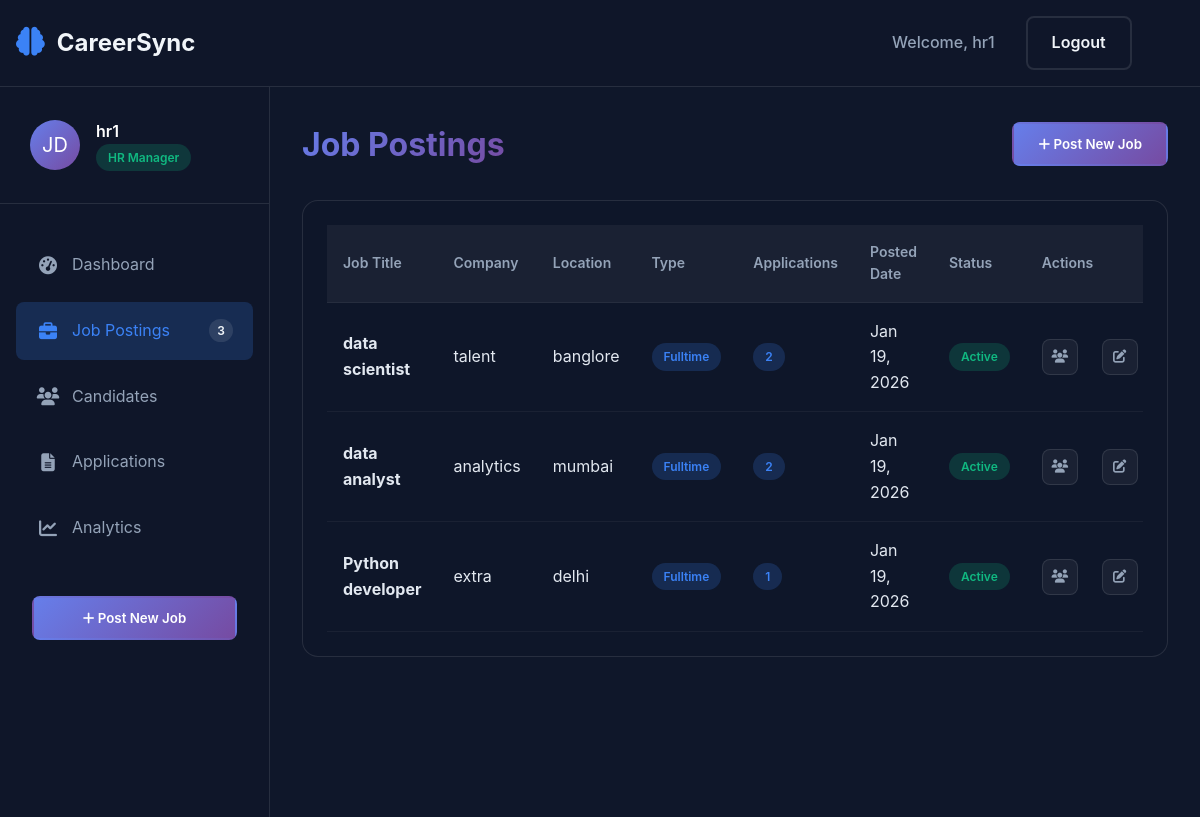
Screenshot of /dashboard/hr/job-postings (signed in) with the database file from the repository.
### models.py (models this page shows, shortened)
class JobPosting(db.Model):
    __tablename__ = 'job_posting'
    id = db.Column(db.Integer, primary_key=True)
    title = db.Column(db.String(200), nullable=False)
    company = db.Column(db.String(200), nullable=False)
    location = db.Column(db.String(100))
    salary_range = db.Column(db.String(100))
    description = db.Column(db.Text, nullable=False)
    requirements = db.Column(db.Text, nullable=False)
    job_type = db.Column(db.String(50), nullable=False)
    status = db.Column(db.String(20), default='active')
    hr_id = db.Column(db.Integer, db.ForeignKey('user.id'), nullable=False)
    created_at = db.Column(db.DateTime, default=datetime.utcnow)
    updated_at = db.Column(db.DateTime, default=datetime.utcnow, onupdate=datetime.utcnow)
    applications = db.relationship('Application', backref='job', lazy=True, cascade='all, delete-orphan')

### web.py (the view)
@app.route('/dashboard/hr/job-postings')
def job_postings():
    if 'user_id' not in session or session['user_type'] != 'hr':
        return redirect(url_for('login'))
    user_id = session['user_id']
    jobs = JobPosting.query.filter_by(hr_id=user_id)\
        .order_by(JobPosting.created_at.desc())\
        .all()
    return render_template('job_postings.html',
                         jobs=jobs,
                         job_count=len(jobs))

### templates/job_postings.html (shortened to what this page needs)
{% extends 'dashboard-base.html' %}
{% block content %}
        <div class="dashboard-header">
        <h1>Job Postings</h1>
        <div class="header-actions">
            <button class="btn btn-primary post-job-btn">
                <i class="fas fa-plus"></i> Post New Job
            </button>
        </div>
    </div>
    <div class="dashboard-card">
        <div class="card-body">
            <div class="table-responsive">
                <table class="data-table" id="jobsTable">
                    <thead>
                        <tr>
                            <th>Job Title</th>
                            <th>Company</th>
                            <th>Location</th>
                            <th>Type</th>
                            <th>Applications</th>
                            <th>Posted Date</th>
                            <th>Status</th>
                            <th>Actions</th>
                        </tr>
                    </thead>
                    <tbody>
                        {% if jobs %}
                            {% for job in jobs %}
                            <tr data-job-id="{{ job.id }}">
                                <td>
                                    <strong>{{ job.title }}</strong>
                                </td>
                                <td>{{ job.company }}</td>
                                <td>{{ job.location or 'Not specified' }}</td>
                                <td>
                                    <span class="badge" style="background: rgba(59, 130, 246, 0.2); color: #3b82f6;">
                                        {{ job.job_type|title }}
                                    </span>
                                </td>
                                <td>
                                    <span class="badge badge-count">{{ job.applications|length }}</span>
                                </td>
                                <td>{{ job.created_at.strftime('%b %d, %Y') }}</td>
                                <td>
                                    {% if job.status == 'active' %}
                                    <span class="badge badge-active">Active</span>
                                    {% elif job.status == 'closed' %}
                                    <span class="badge" style="background: rgba(239, 68, 68, 0.2); color: #ef4444;">Closed</span>
                                    {% else %}
                                    <span class="badge" style="background: rgba(148, 163, 184, 0.2); color: #94a3b8;">Draft</span>
                                    {% endif %}
                                </td>
                                <td>
                                    <div class="action-buttons">
                                        <button class="btn-icon view-applications-btn" title="View Applications" data-job-id="{{ job.id }}">
                                            <i class="fas fa-users"></i>
                                        </button>
                                        <button class="btn-icon edit-job-btn" title="Edit" data-job-id="{{ job.id }}">
                                            <i class="fas fa-edit"></i>
                                        </button>
                                    </div>
                                </td>
                            </tr>
                            {% endfor %}
                        {% else %}
                            <tr>
                                <td colspan="8" style="text-align: center; padding: 2rem;">
                                    <p>No job postings yet. Click "Post New Job" to get started.</p>
                                </td>
                            </tr>
                        {% endif %}
                    </tbody>
                </table>
            </div>
        </div>
    </div>
{% endblock %}

### static/css/style.css (style rules this page uses)
:root { --primary-gradient: linear-gradient(135deg, #667eea 0%, #764ba2 100%); --secondary-gradient: linear-gradient(135deg, #f093fb 0%, #f5576c 100%); --dark-bg: #0f172a; --card-bg: rgba(30, 41, 59, 0.8); --primary-color: #3b82f6; --secondary-color: #10b981; --accent-color2: #8b5cf6; --danger-color: #ef4444; --warning-color: #f59e0b; --card-bg2: rgba(15, 23, 42, 0.95); --text-primary: #f1f5f9; --text-secondary: #94a3b8; --border-color: rgba(255, 255, 255, 0.1); --ca-primary: #6366f1; --ca-primary-light: #818cf8; --ca-darker: #020617; --ca-gray: #64748b; --ca-gradient: linear-gradient(135deg, #6366f1 0%, #818cf8 100%); }
* { margin: 0; padding: 0; box-sizing: border-box; font-family: 'Inter', -apple-system, BlinkMacSystemFont, sans-serif; }
html { scroll-behavior: smooth; }
body { background: var(--dark-bg); color: white; overflow-x: hidden; line-height: 1.6; }
.btn { padding: 0.75rem 1.5rem; border-radius: 8px; font-weight: 600; text-decoration: none; cursor: pointer; border: 2px solid transparent; transition: all 0.3s ease; }
.btn-primary { background: var(--primary-gradient); color: white; }
.dashboard-header { display: flex; justify-content: space-between; align-items: center; margin-bottom: 30px; }
.badge { padding: 0.25rem 0.75rem; border-radius: 20px; font-size: 0.75rem; font-weight: 600; display: inline-block; }
.dashboard-header h1 { margin: 0; font-size: 2rem; font-weight: 700; background: var(--primary-gradient); -webkit-background-clip: text; -webkit-text-fill-color: transparent; }
.dashboard-card { background: var(--card-bg2); border: 1px solid var(--border-color); border-radius: 16px; overflow-y: auto; }
.card-body { padding: 1.5rem; }
.table-responsive { overflow-x: auto; }
.data-table { width: 100%; border-collapse: collapse; }
.data-table thead { background: rgba(255, 255, 255, 0.05); }
.data-table th { padding: 1rem; text-align: left; color: var(--text-secondary); font-weight: 600; font-size: 0.875rem; border-bottom: 1px solid var(--border-color); }
.data-table td { padding: 1rem; border-bottom: 1px solid rgba(255, 255, 255, 0.05); color: #e2e8f0; }
.badge-count { background: rgba(59, 130, 246, 0.2); color: var(--primary-color); }
.badge-active { background: rgba(16, 185, 129, 0.2); color: var(--secondary-color); }
.btn-icon { background: rgba(255, 255, 255, 0.05); border: 1px solid var(--border-color); border-radius: 8px; width: 36px; height: 36px; display: inline-flex; align-items: center; justify-content: center; color: var(--text-secondary); cursor: pointer; transition: all 0.3s ease; margin-right: 0.5rem; }
.action-buttons { display: flex; gap: 1rem; }

### rows the page displays
JobPosting: title "data scientist", company "talent", location "banglore", job_type "Fulltime", applications|length "2", created_at "Jan 19, 2026", status "Active"
JobPosting: title "data analyst", company "analytics", location "mumbai", job_type "Fulltime", applications|length "2", created_at "Jan 19, 2026", status "Active"
JobPosting: title "Python developer", company "extra", location "delhi", job_type "Fulltime", applications|length "1", created_at "Jan 19, 2026", status "Active"

### other values shown
{{ session.get('user_name', 'User') }} "hr1"
{{ user.get_initials() if user else 'JD' }} "JD"
{{ session.get('user_name', 'John Doe') }} "hr1"
{{ 'HR Manager' if session.get('user_type') == 'hr' else 'Job Seeker' }} "HR Manager"
{{ job_count }} "3"
